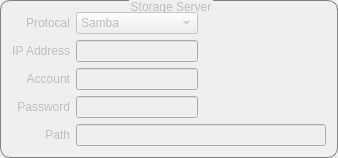
               <widget class="QGroupBox" name="storage_groupBox">
                <property name="enabled">
                 <bool>false</bool>
                </property>
                <property name="sizePolicy">
                 <sizepolicy hsizetype="Preferred" vsizetype="Preferred">
                  <horstretch>0</horstretch>
                  <verstretch>0</verstretch>
                 </sizepolicy>
                </property>
                <property name="styleSheet">
                 <string notr="true">QGroupBox{
border-width:1px;
border-style:solid;
border-radius: 10px;
border-color:gray;
margin-top:2.5ex;
}
QGroupBox::title{
subcontrol-origin:margin;
subcontrol-position:top center;
padding:0 1x;
}</string>
                </property>
                <property name="title">
                 <string>Storage Server</string>
                </property>
                <layout class="QGridLayout" name="gridLayout_12">
                 <item row="1" column="1">
                  <widget class="QLineEdit" name="storage_ip_lineEdit"/>
                 </item>
                 <item row="2" column="1">
                  <widget class="QLineEdit" name="storage_account_lineEdit"/>
                 </item>
                 <item row="1" column="0">
                  <widget class="QLabel" name="storage_ip_label">
                   <property name="text">
                    <string>IP Address</string>
                   </property>
                   <property name="alignment">
                    <set>Qt::AlignRight|Qt::AlignTrailing|Qt::AlignVCenter</set>
                   </property>
                  </widget>
                 </item>
                 <item row="2" column="0">
                  <widget class="QLabel" name="storage_account_label">
                   <property name="text">
                    <string>Account</string>
                   </property>
                   <property name="alignment">
                    <set>Qt::AlignRight|Qt::AlignTrailing|Qt::AlignVCenter</set>
                   </property>
                  </widget>
                 </item>
                 <item row="3" column="0">
                  <widget class="QLabel" name="storage_pw_label">
                   <property name="text">
                    <string>Password</string>
                   </property>
                   <property name="alignment">
                    <set>Qt::AlignRight|Qt::AlignTrailing|Qt::AlignVCenter</set>
                   </property>
                  </widget>
                 </item>
                 <item row="4" column="1" colspan="2">
                  <widget class="QLineEdit" name="storage_path_lineEdit">
                   <property name="minimumSize">
                    <size>
                     <width>250</width>
                     <height>0</height>
                    </size>
                   </property>
                  </widget>
                 </item>
                 <item row="2" column="2">
                  <spacer name="horizontalSpacer_6">
                   <property name="orientation">
                    <enum>Qt::Horizontal</enum>
                   </property>
                   <property name="sizeHint" stdset="0">
                    <size>
                     <width>100</width>
                     <height>20</height>
                    </size>
                   </property>
                  </spacer>
                 </item>
                 <item row="3" column="1">
                  <widget class="PasswordEdit" name="storage_pw_lineEdit"/>
                 </item>
                 <item row="4" column="0">
                  <widget class="QLabel" name="storage_path_label">
                   <property name="text">
                    <string>Path</string>
                   </property>
                   <property name="alignment">
                    <set>Qt::AlignRight|Qt::AlignTrailing|Qt::AlignVCenter</set>
                   </property>
                  </widget>
                 </item>
                 <item row="0" column="0">
                  <widget class="QLabel" name="label_2">
                   <property name="text">
                    <string>Protocal</string>
                   </property>
                   <property name="alignment">
                    <set>Qt::AlignRight|Qt::AlignTrailing|Qt::AlignVCenter</set>
                   </property>
                  </widget>
                 </item>
                 <item row="0" column="1">
                  <widget class="QComboBox" name="comboBox">
                   <item>
                    <property name="text">
                     <string>Samba</string>
                    </property>
                   </item>
                   <item>
                    <property name="text">
                     <string>FTP</string>
                    </property>
                   </item>
                  </widget>
                 </item>
                </layout>
               </widget>
